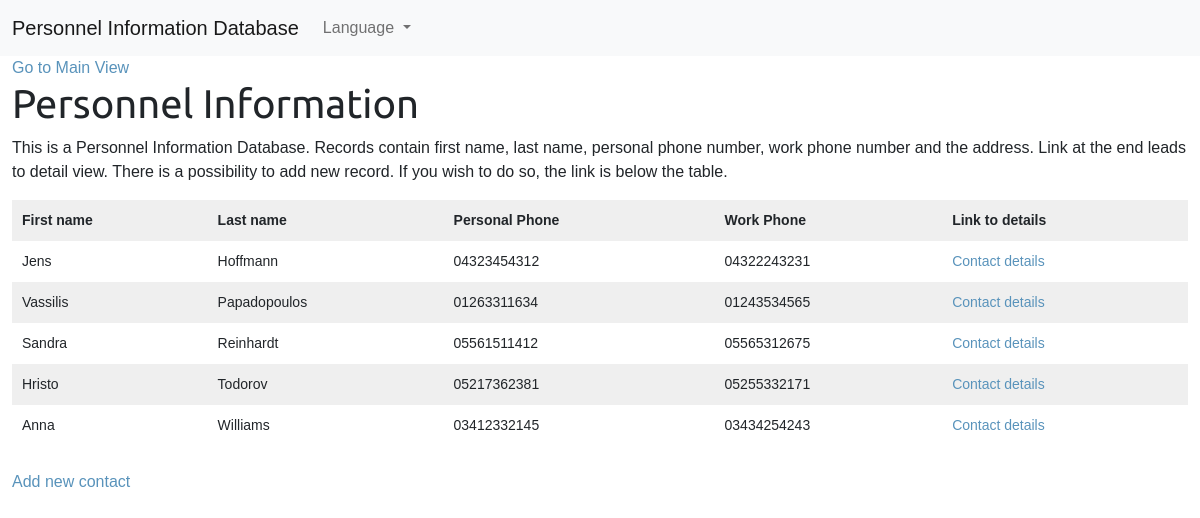
The page /en/ on the database its author committed.
### organizer/models.py (models this page shows, shortened)
class Contact(models.Model):
	fname = models.CharField(max_length=30, db_index=True)
	lname = models.CharField(max_length=30, db_index=True)
	personal_phone = models.CharField(max_length=30, db_index=True)
	work_phone = models.CharField(max_length=30, db_index=True)
	address = models.CharField(max_length=30, db_index=True)
	class Meta:
		ordering = ('lname',)
		verbose_name = 'contact'
		verbose_name_plural = 'contacts'
	def get_absolute_url(self):
		return reverse('organizer:contact_detail', args=[self.id])

### organizer/views.py (the view)
# urls.py: path('', views.contact_list, name='contact_list'),
def contact_list(request):
	trans = translate(language='fr')
	contact = None
	contacts = Contact.objects.all()
	return render(request, 'organizer/contact/list.html', {'trans': trans, 'contacts': contacts})

### organizer/views.py (called while the page is built)
def translate(language):
    cur_language = get_language()
    try:
        activate(language)
        text = gettext('hello')
    finally:
        activate(cur_language)
    return text

### organizer/templates/organizer/contact/list.html
{% extends "organizer/base.html" %}
{% load static %}
{% load i18n %}
{% block content %}
	<div id="main" class="contact-list">
		<h1>{% translate "Personnel Information" %}</h1>
			<div class="application_information">
	  			<p>{% translate "This is a Personnel Information Database. Records contain first name, last name, personal phone number, work phone number and the address. Link at the end leads to detail view. There is a possibility to add new record. If you wish to do so, the link is below the table." %}</p>
			</div>
		<table>
			<tr>
			  <th>{% translate "First name" %}</th>
			  <th>{% translate "Last name" %}</th>
			  <th>{% translate "Personal Phone" %}</th>
			  <th>{% translate "Work Phone" %}</th>
			  <th>{% translate "Link to details" %}</th>
			</tr>
			{% for contact in contacts %}
			<tr>
				<td>{{ contact.fname }}</td>
				<td>{{ contact.lname }}</td>
				<td>{{ contact.personal_phone }}</td>
				<td>{{ contact.work_phone }}</td>
				<td><a href="{{ contact.get_absolute_url }}">{% translate "Contact details" %}</a></td>
			</tr>
			{% endfor %}
		</table>
		<br>
        <a href="add/">{% translate "Add new contact" %}</a>
	</div>
{% endblock %}

### organizer/templates/organizer/base.html (shortened to what this page needs)
{% load static %}
{% load i18n %}
<!DOCTYPE html>
<html>
<head>
    <link href="https://cdn.jsdelivr.net/npm/bootstrap@5.0.0-beta2/dist/css/bootstrap.min.css" rel="stylesheet">
    <link href="{% static "css/base.css" %}" rel="stylesheet">
</head>
<body>
	<nav class="navbar navbar-expand-lg navbar-light bg-light">
	  <div class="container-fluid">
	    <a class="navbar-brand" href="#">{% translate "Personnel Information Database" %}</a>
	    <div class="collapse navbar-collapse" id="navbarSupportedContent">
	      <ul class="navbar-nav me-auto mb-2 mb-lg-0">
	        <li class="nav-item dropdown">
	          <a class="nav-link dropdown-toggle" href="#" id="navbarDropdown" role="button" data-bs-toggle="dropdown" 	aria-expanded="false">
	            {% translate "Language" %}
	          </a>
	            {% get_current_language as LANGUAGE_CODE %}
	            {% get_available_languages as LANGUAGES %}
	            {% get_language_info_list for LANGUAGES as languages %}
	        </li>
	      </ul>
	    </div>
	  </div>
	</nav>
	<div id="header">
		<a href="/" class="logo">{% translate "Go to Main View" %}</a>
	</div>
	<div id="content">
		{% block content %}
		{% endblock %}
	</div>
</body>
</html>

### organizer/static/css/base.css (style rules this page uses)
body { margin:0; padding:0; font-family:helvetica, sans-serif; }
h1, h2, h3, h4, h5 , h6 { font-family: 'Ubuntu', sans-serif; font-weight:normal; }
a { text-decoration:none; color:#5993bb; }
table { width:100%; border-spacing:0; border-collapse: collapse; }
table th, table td { text-align:left; font-size:14px; padding:10px; margin:0; }
tbody tr:nth-child(odd) { background:#efefef; }
#main { margin-left: 1%; margin-right: 1%; }
#header { margin-left: 1%; margin-right: 1%; }

### rows shown on the page
Contact: fname "Jens", lname "Hoffmann", personal_phone "04323454312", work_phone "04322243231"
Contact: fname "Vassilis", lname "Papadopoulos", personal_phone "01263311634", work_phone "01243534565"
Contact: fname "Sandra", lname "Reinhardt", personal_phone "05561511412", work_phone "05565312675"
Contact: fname "Hristo", lname "Todorov", personal_phone "05217362381", work_phone "05255332171"
Contact: fname "Anna", lname "Williams", personal_phone "03412332145", work_phone "03434254243"
